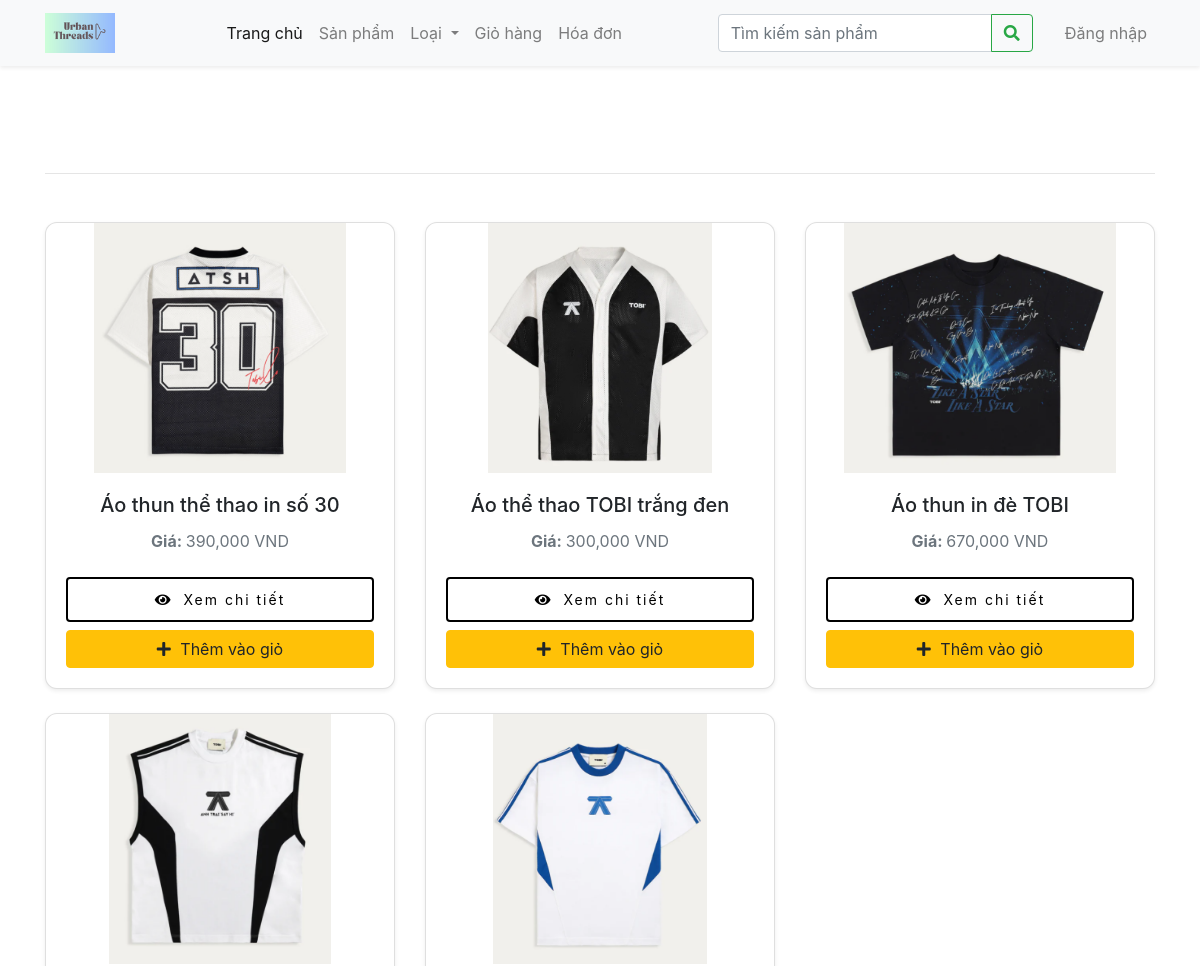
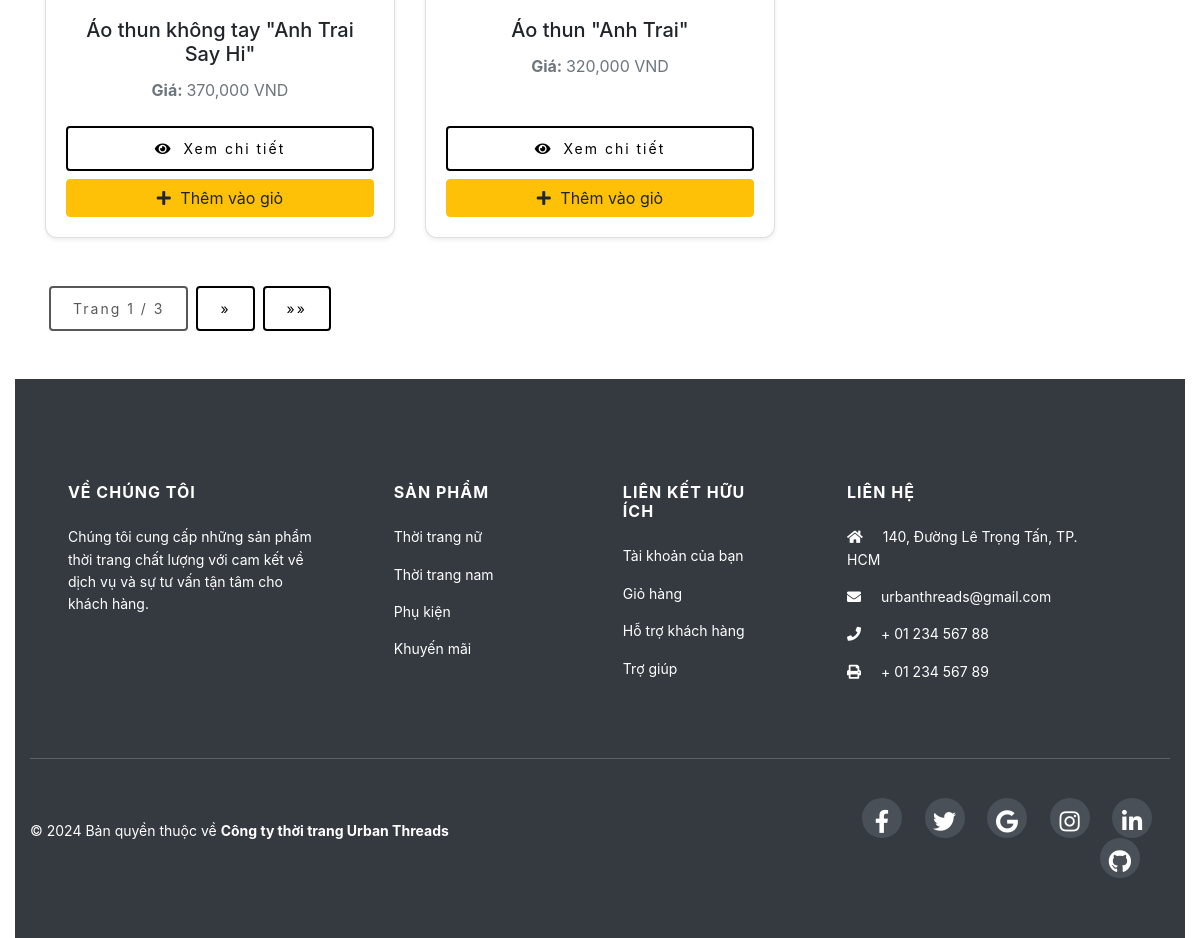
/product, run on the app's committed database (2 pictures, top to bottom).
### dashboard/models.py (models this page shows)
class SanPham(models.Model):
    MaSP = models.AutoField(primary_key=True)
    TenSP = models.CharField(max_length=100)
    DonGia = models.PositiveIntegerField()
    HinhAnh = models.ImageField(upload_to='images/', blank=True, null=True)
    MoTa = models.TextField(max_length=255)
    NCC = models.CharField(max_length=100)
    SoLuong = models.IntegerField()
    LoaiSP = models.ForeignKey(LoaiSanPham, on_delete=models.CASCADE)
    TrangThai = models.SmallIntegerField(default=1)

### Home/views.py (the view)
# urls.py: path('product',views.product,name='product'),
def product(request):
    loaisanpham = LoaiSanPham.objects.filter(TrangThai=1)
    sanpham_list = SanPham.objects.all()
    paginator = Paginator(sanpham_list, 5)
    page_number = request.GET.get('page')
    page_obj = paginator.get_page(page_number)
    return render(request, 'page/product.html', {
        'loaisanpham': loaisanpham,
        'sanpham': page_obj,
    })

### Home/templates/page/Product.html (shortened to what this page needs)
{% extends "pages/layout.html" %}
{% block content %}
{% load static %}
<link rel="stylesheet" href="{% static 'css/bootstrap.min.css' %}">
<link rel="stylesheet" href="{% static 'css/style.css' %}">
<div class="container my-5">
    <div class="row">
        <div class="col-12 text-center">
        </div>
    </div>
    <hr class="mb-5">
    <div class="row">
        {% for sp in sanpham %}
        <div class="col-md-4 mb-4 d-flex align-items-stretch">
            <div class="card shadow-sm hover-effect" style="width: 100%; border-radius: 12px;">
                <img class="card-img-top" src="{{ sp.HinhAnh.url }}" alt="{{ sp.TenSP }}"
                    style="border-radius: 12px 12px 0 0; object-fit: contain; height: 250px; width: 100%;">
                <div class="card-body d-flex flex-column">
                    <h5 class="card-title text-center fw-bold">{{ sp.TenSP }}</h5>
                    <p class="card-text text-center text-muted mb-4">
                        <strong>Giá: </strong>
                        {% load humanize %}
                        {{ sp.DonGia|intcomma }} VND
                    </p>
                    <div class="mt-auto">
                        <a href="{% url 'product_detail' sp.MaSP %}"
                            class="highlight-button btn btn-custom-medium w-100 mb-2">
                            <i class="fa fa-eye"></i> Xem chi tiết
                        </a>
                        {% if user.is_authenticated %}
                        <button class="highlight-button btn btn-custom-medium w-100 add-to-cart"
                            data-product-id="{{ sp.MaSP }}">
                            <i class="fa fa-plus"></i> Thêm vào giỏ
                        </button>
                        {% else %}
                        <a class="highlight-button btn btn-warning w-100" href="/SignIn?next=addToCart/{{ sp.MaSP }}">
                            <i class="fa fa-plus"></i> Thêm vào giỏ
                        </a>
                        {% endif %}
                    </div>
                </div>
            </div>
        </div>
        {% endfor %}
    </div>
    <div class="pagination mt-4">
        <div class="d-flex justify-content-center">
            <button class="highlight-button btn btn-custom-medium mx-1" disabled>
                Trang {{ sanpham.number }} / {{ sanpham.paginator.num_pages }}
            </button>
            {% if sanpham.has_next %}
            <button class="highlight-button btn btn-custom-medium mx-1"
                onclick="window.location.href='?page={{ sanpham.next_page_number }}'" aria-label="Next">
                <span aria-hidden="true">&raquo;</span>
            </button>
            <button class="highlight-button btn btn-custom-medium mx-1"
                onclick="window.location.href='?page={{ sanpham.paginator.num_pages }}'" aria-label="Last">
                <span aria-hidden="true">&raquo;&raquo;</span>
            </button>
            {% endif %}
        </div>
    </div>
    {% endblock %}

### Home/templates/pages/layout.html (shortened to what this page needs)
<!DOCTYPE html>
<html lang="en">
<head>
  <link rel="stylesheet" href="https://cdnjs.cloudflare.com/ajax/libs/font-awesome/5.15.4/css/all.min.css">
  {% load static %}
  <link rel="stylesheet" href="{% static 'css/bootstrap.min.css' %}" type="text/css">
  <link rel="stylesheet" href="{% static 'css/style.css' %}" type="text/css">
</head>
<body>
  <section class="ftco-section">
    <div class="container">
      <div class="row justify-content-center">
      </div>
    </div>
    <nav class="navbar navbar-expand-lg navbar-light bg-light fixed-top shadow-sm">
      <div class="container">
        <a class="navbar-brand" href="#">
          <img src="{% static 'img/logo.png' %}" alt="Logo" height="40">
        </a>
        <div class="collapse navbar-collapse" id="navbarNav">
          <ul class="navbar-nav mx-auto">
            <li class="nav-item active">
              <a href="{% url 'home' %}" class="nav-link">Trang chủ</a>
            </li>
            <li class="nav-item">
              <a href="{% url 'product' %}" class="nav-link">Sản phẩm</a>
            </li>
            <li class="nav-item dropdown">
              <a class="nav-link dropdown-toggle" href="#" id="navbarDropdown" role="button" data-toggle="dropdown"
                aria-haspopup="true" aria-expanded="false">
                Loại
              </a>
            </li>
            <li class="nav-item">
              <a href="/cart" class="nav-link">Giỏ hàng</a>
            </li>
            <li class="nav-item">
              <a href="/hoa-don" class="nav-link">Hóa đơn</a>
            </li>
          </ul>
          <form action="{% url 'search_products' %}" method="GET" class="form-inline my-2 my-lg-0">
            <div class="input-group">
              <input class="form-control" type="search" name="search_query" placeholder="Tìm kiếm sản phẩm" aria-label="Search">
              <div class="input-group-append">
                <button class="btn btn-outline-success" type="submit">
                  <i class="fas fa-search"></i>
                </button>
              </div>
            </div>
          </form>
          <ul class="navbar-nav ml-lg-4">
            {% if user.is_authenticated %}
            <li class="nav-item dropdown">
              <a class="nav-link dropdown-toggle" href="#" id="userDropdown" role="button" data-toggle="dropdown" aria-haspopup="true"
                aria-expanded="false">
                {% if user.email %}
                {{ user.email }}
                {% else %}
                {{ user.username }}
                {% endif %}
              </a>
              <div class="dropdown-menu dropdown-menu-right" aria-labelledby="userDropdown">
                <a class="dropdown-item" href="#">
                  <form action="{% url 'logout' %}" method="POST" class="d-inline">
                    {% csrf_token %}
                    <button type="submit" class="btn btn-danger btn-sm">Đăng xuất</button>
                  </form>
                </a>
              </div>
            </li>
            {% else %}
            <li class="nav-item">
              <a href="/SignIn" class="nav-link">Đăng nhập</a>
            </li>
            {% endif %}
          </ul>
        </div>
      </div>
    </nav>
  </section>
  <div class="col-sm-12 mt-5 pt-5">
    {% block content %}
    {% endblock %}
  </div>
<footer class="bg-dark text-white pt-5 pb-4">
  <div class="container text-center text-md-left">
    <div class="row text-center text-md-left">
      <div class="col-md-3 col-lg-3 col-xl-3 mx-auto mt-3">
        <h6 class="text-uppercase mb-4 font-weight-bold">Về chúng tôi</h6>
        <p>
          Chúng tôi cung cấp những sản phẩm thời trang chất lượng với cam kết về dịch vụ và sự tư vấn tận tâm cho khách hàng.
        </p>
      </div>
      <div class="col-md-2 col-lg-2 col-xl-2 mx-auto mt-3">
        <h6 class="text-uppercase mb-4 font-weight-bold">Sản phẩm</h6>
        <p><a href="#" class="text-white" style="text-decoration: none;">Thời trang nữ</a></p>
        <p><a href="#" class="text-white" style="text-decoration: none;">Thời trang nam</a></p>
        <p><a href="#" class="text-white" style="text-decoration: none;">Phụ kiện</a></p>
        <p><a href="#" class="text-white" style="text-decoration: none;">Khuyến mãi</a></p>
      </div>
      <div class="col-md-3 col-lg-2 col-xl-2 mx-auto mt-3">
        <h6 class="text-uppercase mb-4 font-weight-bold">Liên kết hữu ích</h6>
        <p><a href="#" class="text-white" style="text-decoration: none;">Tài khoản của bạn</a></p>
        <p><a href="#" class="text-white" style="text-decoration: none;">Giỏ hàng</a></p>
        <p><a href="#" class="text-white" style="text-decoration: none;">Hỗ trợ khách hàng</a></p>
        <p><a href="#" class="text-white" style="text-decoration: none;">Trợ giúp</a></p>
      </div>
      <div class="col-md-4 col-lg-3 col-xl-3 mx-auto mt-3">
        <h6 class="text-uppercase mb-4 font-weight-bold">Liên hệ</h6>
        <p><i class="fas fa-home mr-3"></i> 140, Đường Lê Trọng Tấn, TP. HCM</p>
        <p><i class="fas fa-envelope mr-3"></i> urbanthreads@gmail.com</p>
        <p><i class="fas fa-phone mr-3"></i> + 01 234 567 88</p>
        <p><i class="fas fa-print mr-3"></i> + 01 234 567 89</p>
      </div>
    </div>
    <hr class="mb-4">
    <div class="row align-items-center">
      <div class="col-md-7 col-lg-8">
        <p class="text-center text-md-left">© 2024 Bản quyền thuộc về
          <a href="#" class="text-white"><strong>Công ty thời trang Urban Threads</strong></a>
        </p>
      </div>
      <div class="col-md-5 col-lg-4">
        <div class="text-center text-md-right">
          <ul class="list-unstyled list-inline">
            <li class="list-inline-item">
              <a href="#" class="btn-floating btn-sm text-white" style="font-size: 23px;">
                <i class="fab fa-facebook-f"></i>
              </a>
            </li>
            <li class="list-inline-item">
              <a href="#" class="btn-floating btn-sm text-white" style="font-size: 23px;">
                <i class="fab fa-twitter"></i>
              </a>
            </li>
            <li class="list-inline-item">
              <a href="#" class="btn-floating btn-sm text-white" style="font-size: 23px;">
                <i class="fab fa-google"></i>
              </a>
            </li>
            <li class="list-inline-item">
              <a href="#" class="btn-floating btn-sm text-white" style="font-size: 23px;">
                <i class="fab fa-instagram"></i>
              </a>
            </li>
            <li class="list-inline-item">
              <a href="#" class="btn-floating btn-sm text-white" style="font-size: 23px;">
                <i class="fab fa-linkedin-in"></i>
              </a>
            </li>
            <li class="list-inline-item">
              <a href="#" class="btn-floating btn-sm text-white" style="font-size: 23px;">
                <i class="fab fa-github"></i>
              </a>
            </li>
          </ul>
        </div>
      </div>
    </div>
  </div>
</footer>
</body>
</html>

### static/css/style.css (style rules this page uses)
footer { background-color: #343a40; color: #ffffff; padding: 30px 0; }
footer a { color: #ffffff; text-decoration: none; transition: color 0.3s ease-in-out; }
footer .font-weight-bold { font-weight: 600; font-size: 16px; margin-bottom: 15px; }
footer p { font-size: 14px; line-height: 1.6; margin-bottom: 15px; }
footer ul.list-inline { padding: 0; margin-top: 15px; }
footer ul.list-inline li { margin-right: 20px; display: inline-block; }
footer ul.list-inline li a { color: #ffffff; background-color: #495057; border-radius: 50%; width: 40px; height: 40px; line-height: 40px; text-align: center; display: inline-block; transition: background-color 0.3s ease-in-out, transform 0.3s ease-in-out; }
footer hr { border-color: rgba(255, 255, 255, 0.2); margin: 20px 0; }
footer .container { padding: 20px 0; }
footer .text-uppercase { text-transform: uppercase; letter-spacing: 1px; margin-bottom: 15px; }
footer .btn-floating { font-size: 18px; margin-right: 10px; }
footer .btn-floating i { line-height: 40px; }
.row.text-center.text-md-left { width: 100%; padding: 20px; margin-bottom: 20px; }
.row.text-center.text-md-left .col-md-4, .row.text-center.text-md-left .col-lg-3 { margin-bottom: 20px; }
.row.text-center.text-md-left .col-md-4, .row.text-center.text-md-left .col-lg-3 { padding-left: 10px; padding-right: 10px; }

### Home/templates/pages/layout.html (style rules this page uses)
.navbar-nav .nav-link { font-size: 1rem; }
footer .text-uppercase { font-size: 1.1rem; }
.form-control { font-size: 1.1rem; }

### Home/templates/page/Product.html (style rules this page uses)
.btn-custom-medium { display: inline-block; margin-right: 20px; letter-spacing: 2px; border: 1px solid transparent; font-size: 14px; padding: 10px 22px; border: 2px solid #000; background-color: transparent; color: #000; transition: background-color 0.3s; }
.highlight-button i { margin-right: 5px; }

### data on the page
SanPham: HinhAnh (picture), TenSP "Áo thun thể thao in số 30", DonGia "390,000"
SanPham: HinhAnh (picture), TenSP "Áo thể thao TOBI trắng đen", DonGia "300,000"
SanPham: HinhAnh (picture), TenSP "Áo thun in đè TOBI", DonGia "670,000"
SanPham: HinhAnh (picture), TenSP "Áo thun không tay \"Anh Trai Say Hi\"", DonGia "370,000"
SanPham: HinhAnh (picture), TenSP "Áo thun \"Anh Trai\"", DonGia "320,000"

### other printed values
{{ sanpham.number }} "1"
{{ sanpham.paginator.num_pages }} "3"
